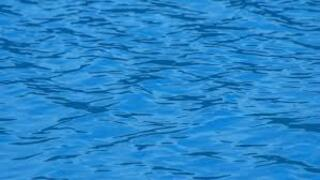
#> input picture controllers/rubbish_controller/base.jpg, 320 x 180 px
$ python object_segmentation.py
#> lines starting #> are read from the running program, lines starting #| are printed output that depends on the picture; after the words box and inside, x2 and y2 are one past the last pixel; in counts of white or black regions, pixels touching at a corner belong together
import cv2
import numpy as np
import matplotlib.pyplot as plt

IMG_SIZE = (256,256)

#method for converting images to uint8
def convertUnit8(img):
  img2 = np.zeros_like(img)
  cv2.normalize(img, img2, 0, 255, cv2.NORM_MINMAX)
  img2 = np.uint8(img2)
  return img2

def image_subtraction(img1,img2):
    #convert images to uint8 as descibed in the paper
    #img1 = img1[:180][:]
    #img2 = img2[:][:280]
    print(img1.shape)
    print(img2.shape)
    img3 = convertUnit8(img1)
    img4 = convertUnit8(img2)
    return  cv2.subtract(img3,img4)

def binarization(img):
    #convert to grayscale
    gray = cv2.cvtColor(img, cv2.COLOR_BGR2GRAY)
    # Otsu's thresholding after Gaussian filtering
    blur = cv2.GaussianBlur(gray,(5,5),0)
    ret,threshold = cv2.threshold(blur,0,255,cv2.THRESH_BINARY+cv2.THRESH_OTSU)
    return threshold

def segment_object(base_img,img):
#> called with base_img = 'base.jpg', img = 'object.jpg'
    base_img = cv2.imread(base_img,1)
#> base_img is the input picture: shape (180, 320, 3); mean B, G, R 203.3, 134.8, 39.4
    base_img = cv2.resize(base_img,IMG_SIZE)
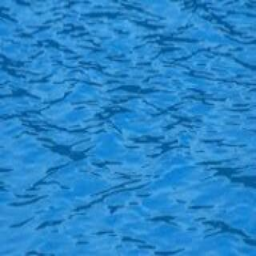
#> base_img: shape (256, 256, 3); mean B, G, R 203.1, 134.7, 39.3
    obj_img = cv2.imread(img,1)
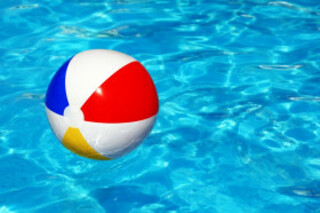
#> input picture controllers/rubbish_controller/object.jpg, 320 x 213 px
#> obj_img is the input picture: shape (213, 320, 3); mean B, G, R 201.4, 162.9, 40.2
    obj_img = cv2.resize(obj_img,IMG_SIZE)
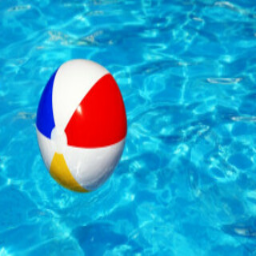
#> obj_img: shape (256, 256, 3); mean B, G, R 201.3, 162.8, 40.1
    seg_img = binarization(image_subtraction(obj_img,base_img))
#| (256, 256, 3)
#| (256, 256, 3)
#> in image_subtraction, `return  cv2.subtract(img3,img4)`:
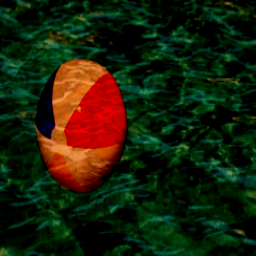
#> returned value: shape (256, 256, 3); mean of channels 0, 1, 2 9.6, 32.1, 25.2; drawn as B, G, R
#> in binarization, `gray = cv2.cvtColor(img, cv2.COLOR_BGR2GRAY)`:
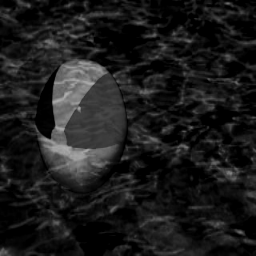
#> gray: shape (256, 256); min 0, max 176, mean 27.5
#> in binarization, `ret,threshold = cv2.threshold(blur,0,255,cv2.THRESH_BINARY+cv2.THRESH_..`:
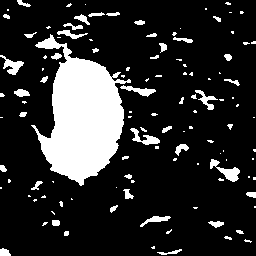
#> threshold: shape (256, 256); 17.2% white; 117 white regions (71 under 20 px), largest, box (x1, y1, x2, y2) and area: (31, 34, 131, 186) 7860, (210, 159, 240, 182) 259, (0, 55, 24, 75) 199
#> in binarization, `ret,threshold = cv2.threshold(blur,0,255,cv2.THRESH_BINARY+cv2.THRESH_..`: ret = 47

    fig, axs = plt.subplots(1,3)
    fig.suptitle('BaseImage, ObjectImage, SegmentedImage')
    axs[0].imshow(base_img)
    axs[1].imshow(obj_img)
    axs[2].imshow(seg_img)
    plt.show()
#> figure, not shown here; B, G, R data is drawn as R, G, B
#| Object exist? :  True

    return seg_img

def object_exist(seg_img):
    return True if 255 in seg_img else False

def get_main_object(seg_img):
    imge = cv2.erode(seg_img,np.ones((8,8),np.uint8))
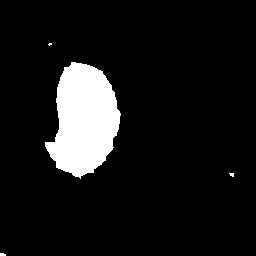
#> imge: shape (256, 256); 9.1% white; 4 white regions (3 under 20 px), largest, box (x1, y1, x2, y2) and area: (45, 62, 121, 179) 5942

    fig, axs = plt.subplots(1,2)
    fig.suptitle('SegmentedImage, FilteredImages')
    axs[0].imshow(seg_img)
    axs[1].imshow(imge)
    plt.show()

    return imge


if __name__ == '__main__':
    imgb = "base.jpg"
    imgo = "object.jpg"
    imgs = segment_object(imgb,imgo)
    print("Object exist? : ",object_exist(imgs))
    img = get_main_object(imgs)

    imgb = "base.jpg"
    imgo = "base.jpg"
    imgs = segment_object(imgb,imgo)
#| (256, 256, 3)
#| (256, 256, 3)
#> in image_subtraction (call 2), `return  cv2.subtract(img3,img4)`: returned value: shape (256, 256, 3); every value is 0
#> in binarization (call 2), `gray = cv2.cvtColor(img, cv2.COLOR_BGR2GRAY)`: gray: shape (256, 256); every value is 0
    print("Object exist? : ",object_exist(imgs))
#| Object exist? :  False
    img = get_main_object(imgs)
